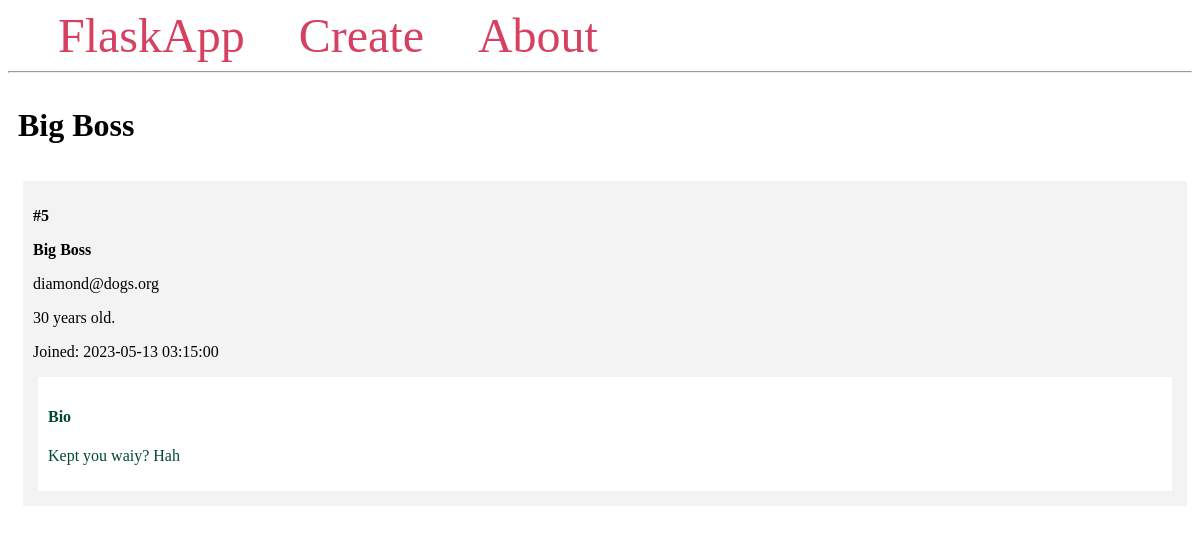
The app's page /5/ with its own data.
### app.py (models this page shows, shortened)
class Student(db.Model):
    id = db.Column(db.Integer, primary_key=True)
    firstname = db.Column(db.String(100), nullable=False)
    lastname = db.Column(db.String(100), nullable=False)
    email = db.Column(db.String(80), unique=True, nullable=False)
    age = db.Column(db.Integer)
    created_at = db.Column(db.DateTime(timezone=True),
                           server_default=func.now())
    bio = db.Column(db.Text)

### app.py (the view)
@app.route('/<int:student_id>/')
def student(student_id):
    student = Student.query.get_or_404(student_id)
    return render_template('student.html', student=student)

### templates/student.html
{% extends 'base.html' %}
{% block content %}
    <span class="title">
        <h1>{% block title %} {{ student.firstname }} {{ student.lastname }}{% endblock %}</h1>
    </span>
    <div class="content">
            <div class="student">
                <p><b>#{{ student.id }}</b></p>
                <b>
                    <p class="name">{{ student.firstname }} {{ student.lastname }}</p>
                </b>
                <p>{{ student.email }}</p>
                <p>{{ student.age }} years old.</p>
                <p>Joined: {{ student.created_at }}</p>
                <div class="bio">
                    <h4>Bio</h4>
                    <p>{{ student.bio }}</p>
                </div>
            </div>
    </div>
{% endblock %}

### templates/base.html (style rules this page uses)
.title { margin: 5px; }
.content { margin: 5px; width: 100%; display: flex; flex-direction: row; flex-wrap: wrap; }
.student { flex: 20%; padding: 10px; margin: 5px; background-color: #f3f3f3; inline-size: 100%; }
.bio { padding: 10px; margin: 5px; background-color: #ffffff; color: #004835; }

### records on screen
Student: firstname "Big", lastname "Boss", id "5", email "diamond@dogs.org", age "30", created_at "2023-05-13 03:15:00", bio "Kept you waiy? Hah"
